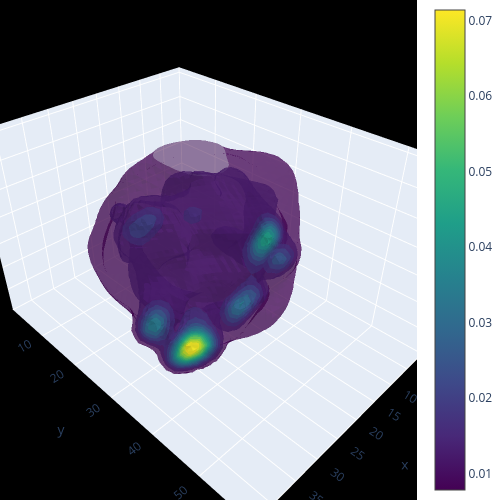

Notebook source saved alongside this figure:
### Markdown cell above
The most effective way to visualize and compare the reconstructed volume to the ground truth is through interactive 3D plots using `plotly`.

### Code cell
# Uncomment to visualize the 3D volume
tomodpdt.plotting.visualize_3d_volume(tomographic_model.volume.detach().cpu())

### Figure 1 — Plotly figure (JSON) as saved in the notebook; plotly's stock layout.template omitted (floating-point values rounded to 4 significant figures; data arrays with more than 128 entries replaced by an {"elided": "..."} marker saying what was removed)
{"data": [{"caps": {"x": {"show": false}, "y": {"show": false}, "z": {"show": false}}, "colorscale": [[0, "#440154"], [0.1111, "#482878"], [0.2222, "#3e4989"], [0.3333, "#31688e"], [0.4444, "#26828e"], [0.5556, "#1f9e89"], [0.6667, "#35b779"], [0.7778, "#6ece58"], [0.8889, "#b5de2b"], [1, "#fde725"]], "isomax": 0.07139, "isomin": 0.007797, "opacity": 0.5, "surface": {"count": 15}, "type": "isosurface", "value": {"elided": "95040 float values"}, "x": {"elided": "95040 int values"}, "y": {"elided": "95040 int values"}, "z": {"elided": "95040 int values"}}], "layout": {"height": 500, "margin": {"b": 0, "l": 0, "r": 0, "t": 0}, "scene": {"bgcolor": "black", "camera": {"eye": {"x": 1.25, "y": 1.25, "z": 1.25}}, "xaxis": {"range": [0, 44]}, "yaxis": {"range": [0, 60]}, "zaxis": {"range": [0, 36]}}, "width": 500}}
